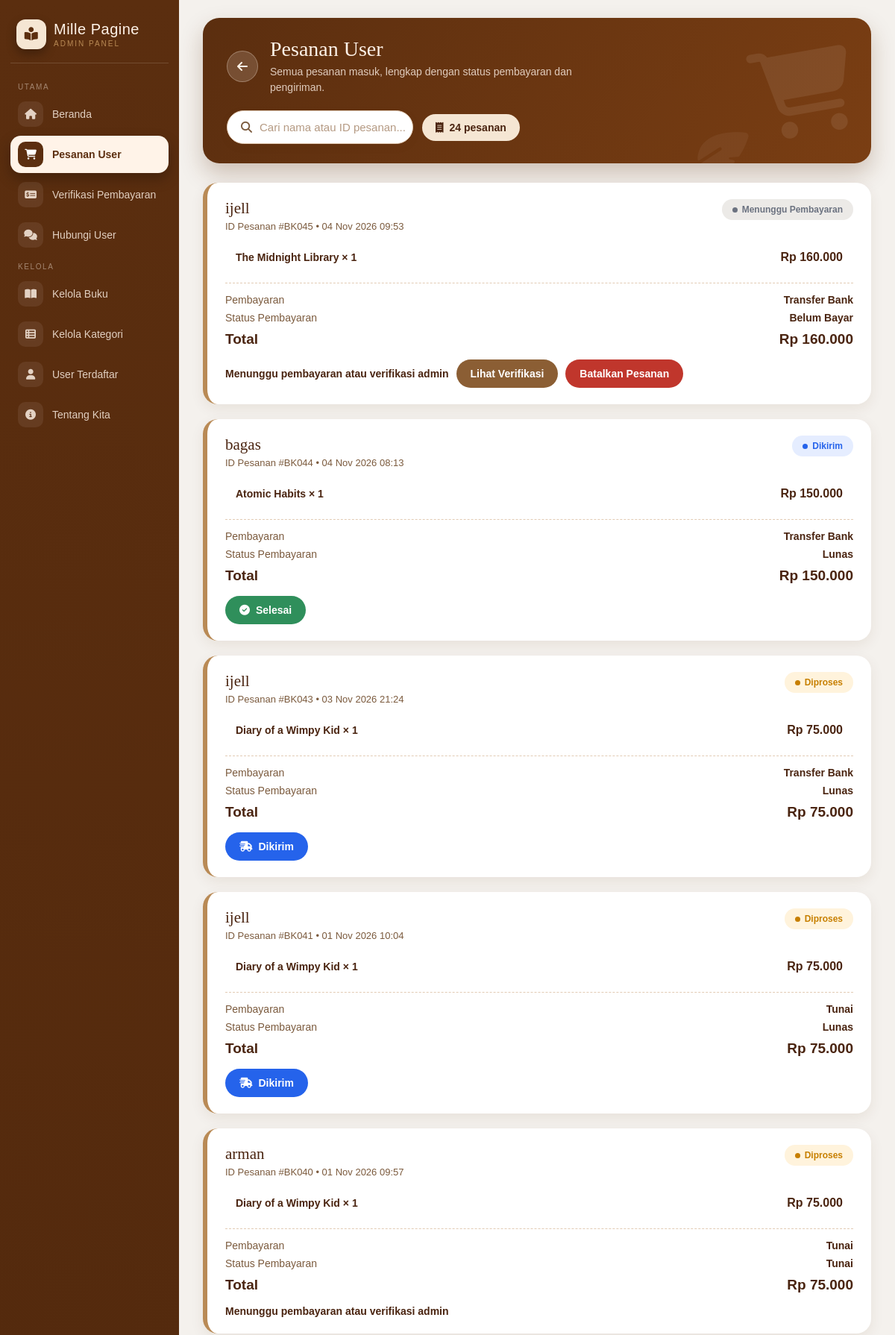
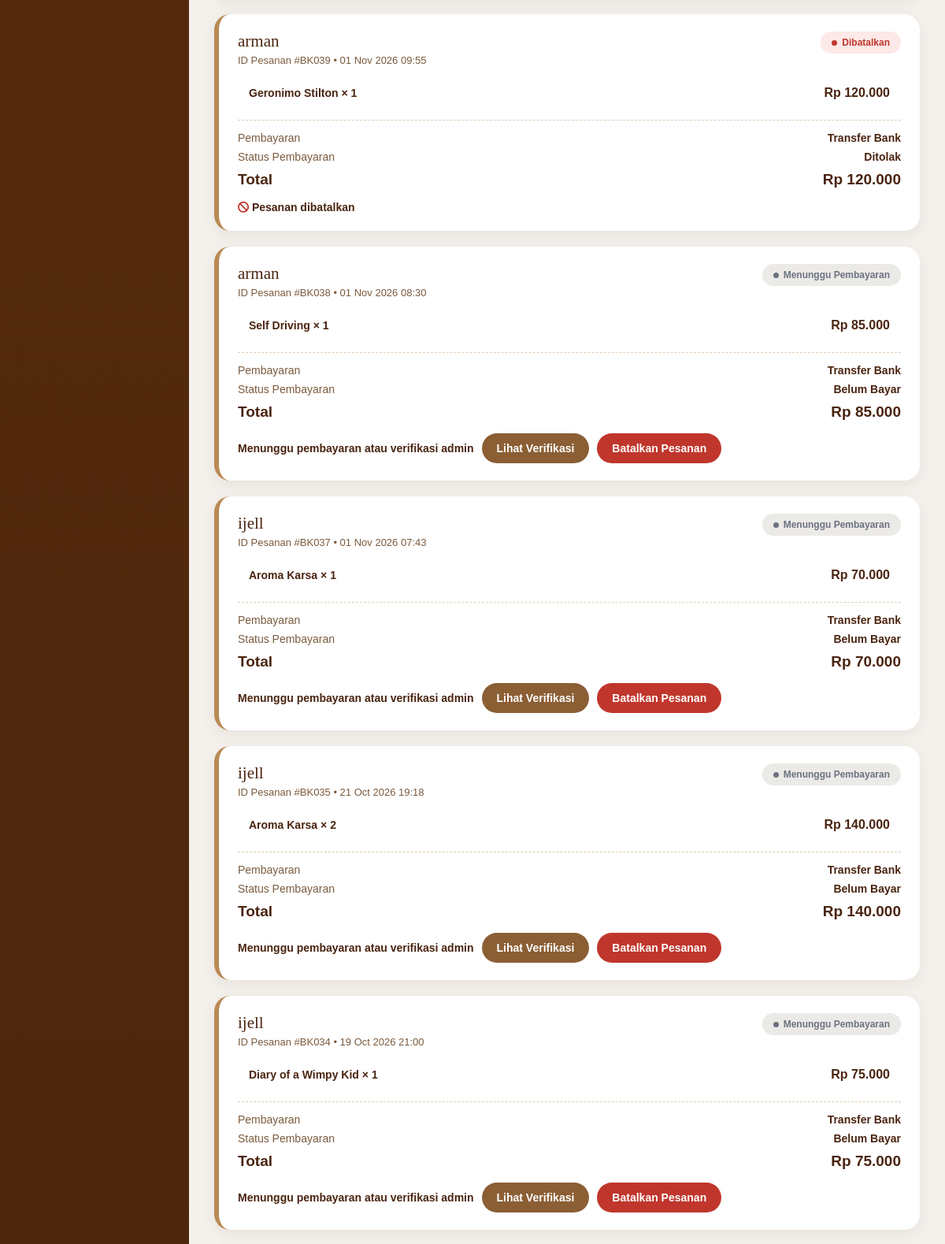
Page /bookstore/pesanan_user.php (signed in, upper part) on the committed database (2 pictures, top to bottom).
### tables this page shows
CREATE TABLE `pesanan` (
  `id` int(11) NOT NULL,
  `user_id` int(11) DEFAULT NULL,
  `tanggal` datetime DEFAULT current_timestamp(),
  `total` int(11) DEFAULT NULL,
  `metode_pembayaran` varchar(20) DEFAULT NULL,
  `status` enum('Menunggu Pembayaran','Menunggu Verifikasi','Diproses','Dikirim','Selesai','Dibatalkan') DEFAULT 'Menunggu Pembayaran',
  `metode_bayar` varchar(20) NOT NULL DEFAULT 'QRIS',
  `bukti_transfer` varchar(255) DEFAULT NULL,
  `status_pembayaran` varchar(30) NOT NULL DEFAULT 'Belum Bayar',
  `alasan_pembatalan` text DEFAULT NULL
);

CREATE TABLE `users` (
  `id` int(11) NOT NULL,
  `nama` varchar(100) NOT NULL,
  `email` varchar(100) NOT NULL,
  `alamat` text NOT NULL,
  `telepon` varchar(20) NOT NULL,
  `password` varchar(255) NOT NULL,
  `role` enum('user','admin') NOT NULL
);

CREATE TABLE `detail_pesanan` (
  `id` int(11) NOT NULL,
  `pesanan_id` int(11) DEFAULT NULL,
  `buku_id` int(11) DEFAULT NULL,
  `jumlah` int(11) DEFAULT NULL,
  `harga` int(11) DEFAULT NULL
);

CREATE TABLE `buku` (
  `id` int(11) NOT NULL,
  `kategori_id` int(11) NOT NULL,
  `judul` varchar(150) NOT NULL,
  `penulis` varchar(100) NOT NULL,
  `harga` int(11) NOT NULL,
  `stok` int(11) NOT NULL,
  `gambar` varchar(255) NOT NULL,
  `deskripsi` text NOT NULL,
  `link_sinopsis` varchar(100) DEFAULT NULL,
  `rating` decimal(2,1) NOT NULL DEFAULT 5.0
);

### bookstore/pesanan_user.php (the view, shortened to what this page needs)
<?php
include 'koneksi.php';
$query = mysqli_query($conn, "
    SELECT pesanan.*, users.nama
    FROM pesanan
    JOIN users ON pesanan.user_id = users.id
    ORDER BY pesanan.id DESC
");
?>
<!DOCTYPE html>
<html lang="id">
<head>
<link rel="stylesheet" href="https://cdnjs.cloudflare.com/ajax/libs/font-awesome/6.5.2/css/all.min.css">
<link rel="stylesheet" href="admin.css">
</head>
<body>
<div class="wrapper">
    <?php $halaman_aktif = 'pesanan'; include 'admin_sidebar.php'; ?>
    <div class="content">
        <div class="page-head anim" style="--i:0">
            <i class="fa-solid fa-cart-shopping deco"></i>
            <i class="fa-solid fa-feather-pointed deco2"></i>
            <div class="page-head-main">
                <a href="admin-dashboard.php" class="back" title="Kembali"><i class="fa-solid fa-arrow-left"></i></a>
                <div>
                    <h1>Pesanan User</h1>
                    <p>Semua pesanan masuk, lengkap dengan status pembayaran dan pengiriman.</p>
                </div>
            </div>
            <div class="page-head-actions">
                <div class="search-box">
                    <i class="fa-solid fa-magnifying-glass"></i>
                    <input type="text" placeholder="Cari nama atau ID pesanan..." data-filter="#daftar">
                </div>
                <span class="count-chip"><i class="fa-solid fa-receipt"></i> <?= mysqli_num_rows($query); ?> pesanan</span>
            </div>
        </div>
        <div id="daftar">
        <?php $no = 0; while($p = mysqli_fetch_assoc($query)): $no++; ?>
        <div class="order-card anim" style="--i:<?= min($no, 6); ?>"
             data-cari="<?= htmlspecialchars($p['nama'] . ' BK' . str_pad($p['id'],3,'0',STR_PAD_LEFT) . ' ' . $p['status']); ?>">
            <div class="order-head">
                <div class="user-info">
                    <h2><?= htmlspecialchars($p['nama']); ?></h2>
                    <p>
                        ID Pesanan #BK<?= str_pad($p['id'],3,'0',STR_PAD_LEFT); ?>
                        &bull; <?= date('d M Y H:i', strtotime($p['tanggal'])); ?>
                    </p>
                </div>
                <?php $status_class = strtolower(str_replace(' ', '-', $p['status'])); ?>
                <div class="status <?= htmlspecialchars($status_class); ?>">
                    <?= htmlspecialchars($p['status']); ?>
                </div>
            </div>
            <?php
            $pesanan_id = (int)$p['id'];
            $detail = mysqli_query($conn, "
                SELECT detail_pesanan.*, buku.judul
                FROM detail_pesanan
                JOIN buku ON detail_pesanan.buku_id = buku.id
                WHERE detail_pesanan.pesanan_id = $pesanan_id
            ");
            while($d = mysqli_fetch_assoc($detail)):
                $sub = $d['harga'] * $d['jumlah'];
            ?>
            <div class="book-item">
                <div class="book-name">
                    <?= htmlspecialchars($d['judul']); ?> &times; <?= (int)$d['jumlah']; ?>
                </div>
                <div class="book-price">Rp <?= number_format($sub,0,',','.'); ?></div>
            </div>
            <?php endwhile; ?>
            <div class="summary-box">
                <div class="summary-row">
                    <span>Pembayaran</span>
                    <span class="payment"><?= htmlspecialchars($p['metode_pembayaran']); ?></span>
                </div>
                <div class="summary-row">
                    <span>Status Pembayaran</span>
                    <span class="payment"><?= htmlspecialchars($p['status_pembayaran'] ?? 'Belum Bayar'); ?></span>
                </div>
                <div class="summary-row total">
                    <span>Total</span>
                    <span>Rp <?= number_format($p['total'],0,',','.'); ?></span>
                </div>
            </div>
            <div class="actions">
                <?php if (
                    $p['status_pembayaran'] === 'Lunas' &&
                    $p['status'] !== 'Dibatalkan'
                ): ?>
                    <?php if ($p['status'] === 'Diproses'): ?>
                        <form action="ubah_status.php" method="POST">
                            <button type="submit" class="btn btn-send"><i class="fa-solid fa-truck-fast"></i> Dikirim</button>
                        </form>
                    <?php elseif ($p['status'] === 'Dikirim'): ?>
                        <form action="ubah_status.php" method="POST">
                            <button type="submit" class="btn btn-done"><i class="fa-solid fa-circle-check"></i> Selesai</button>
                        </form>
                    <?php elseif ($p['status'] === 'Selesai'): ?>
                        <span class="payment"><i class="fa-solid fa-circle-check" style="color:var(--hijau)"></i> Pesanan selesai</span>
                    <?php endif; ?>
                <?php elseif ($p['status'] === 'Dibatalkan'): ?>
                    <span class="payment"><i class="fa-solid fa-ban" style="color:var(--merah)"></i> Pesanan dibatalkan</span>
                <?php else: ?>
                    <span class="payment">Menunggu pembayaran atau verifikasi admin</span>
                    <?php if (in_array($p['status'], ['Menunggu Pembayaran', 'Menunggu Verifikasi'], true)): ?>
                        <a href="verifikasi_pembayaran.php" class="btn btn-info">Lihat Verifikasi</a>
                    <?php endif; ?>
                    <?php if (in_array($p['status'], ['Menunggu Pembayaran', 'Menunggu Verifikasi'], true) && ($p['status_pembayaran'] ?? '') !== 'Lunas'): ?>
                        <form action="ubah_status.php" method="POST" onsubmit="return confirm('Batalkan pesanan ini?');">
                            <button type="submit" class="btn btn-reject">Batalkan Pesanan</button>
                        </form>
                    <?php endif; ?>
                <?php endif; ?>
            </div>
        </div>
        <?php endwhile; ?>
        </div>
    </div>
</div>
</body>
</html>

### rows in the picture
pesanan: user.nama "ijell", id "045", tanggal "04 Nov 2026 09:53", status "Menunggu Pembayaran", metode_pembayaran "Transfer Bank", status_pembayaran "Belum Bayar", total "160.000", shows "Lihat Verifikasi"
detail_pesanan: buku.judul "The Midnight Library", jumlah "1", sub "160.000"
pesanan: user.nama "bagas", id "044", tanggal "04 Nov 2026 08:13", status "Dikirim", metode_pembayaran "Transfer Bank", status_pembayaran "Lunas", total "150.000"
detail_pesanan: buku.judul "Atomic Habits", jumlah "1", sub "150.000"
pesanan: user.nama "ijell", id "043", tanggal "03 Nov 2026 21:24", status "Diproses", metode_pembayaran "Transfer Bank", status_pembayaran "Lunas", total "75.000"
detail_pesanan: buku.judul "Diary of a Wimpy Kid", jumlah "1", sub "75.000"
pesanan: user.nama "ijell", id "041", tanggal "01 Nov 2026 10:04", status "Diproses", metode_pembayaran "Tunai", status_pembayaran "Lunas", total "75.000"
detail_pesanan: buku.judul "Diary of a Wimpy Kid", jumlah "1", sub "75.000"
pesanan: user.nama "arman", id "040", tanggal "01 Nov 2026 09:57", status "Diproses", metode_pembayaran "Tunai", status_pembayaran "Tunai", total "75.000", shows "Menunggu pembayaran atau verifikasi admin"
detail_pesanan: buku.judul "Diary of a Wimpy Kid", jumlah "1", sub "75.000"
pesanan: user.nama "arman", id "039", tanggal "01 Nov 2026 09:55", status "Dibatalkan", metode_pembayaran "Transfer Bank", status_pembayaran "Ditolak", total "120.000", shows "Pesanan dibatalkan"
detail_pesanan: buku.judul "Geronimo Stilton", jumlah "1", sub "120.000"
pesanan: user.nama "arman", id "038", tanggal "01 Nov 2026 08:30", status "Menunggu Pembayaran", metode_pembayaran "Transfer Bank", status_pembayaran "Belum Bayar", total "85.000", shows "Lihat Verifikasi"
detail_pesanan: buku.judul "Self Driving", jumlah "1", sub "85.000"
pesanan: user.nama "ijell", id "037", tanggal "01 Nov 2026 07:43", status "Menunggu Pembayaran", metode_pembayaran "Transfer Bank", status_pembayaran "Belum Bayar", total "70.000", shows "Lihat Verifikasi"
detail_pesanan: buku.judul "Aroma Karsa", jumlah "1", sub "70.000"
pesanan: user.nama "ijell", id "035", tanggal "21 Oct 2026 19:18", status "Menunggu Pembayaran", metode_pembayaran "Transfer Bank", status_pembayaran "Belum Bayar", total "140.000", shows "Lihat Verifikasi"
detail_pesanan: buku.judul "Aroma Karsa", jumlah "2", sub "140.000"
pesanan: user.nama "ijell", id "034", tanggal "19 Oct 2026 21:00", status "Menunggu Pembayaran", metode_pembayaran "Transfer Bank", status_pembayaran "Belum Bayar", total "75.000", shows "Lihat Verifikasi"
detail_pesanan: buku.judul "Diary of a Wimpy Kid", jumlah "1", sub "75.000"

### other values in the picture
$grup "UTAMA"
$nama "Beranda"
$nama "Pesanan User"
$nama "Verifikasi Pembayaran"
$nama "Hubungi User"
$grup "KELOLA"
$nama "Kelola Buku"
$nama "Kelola Kategori"
$nama "User Terdaftar"
$nama "Tentang Kita"
mysqli_num_rows($query) "24"
